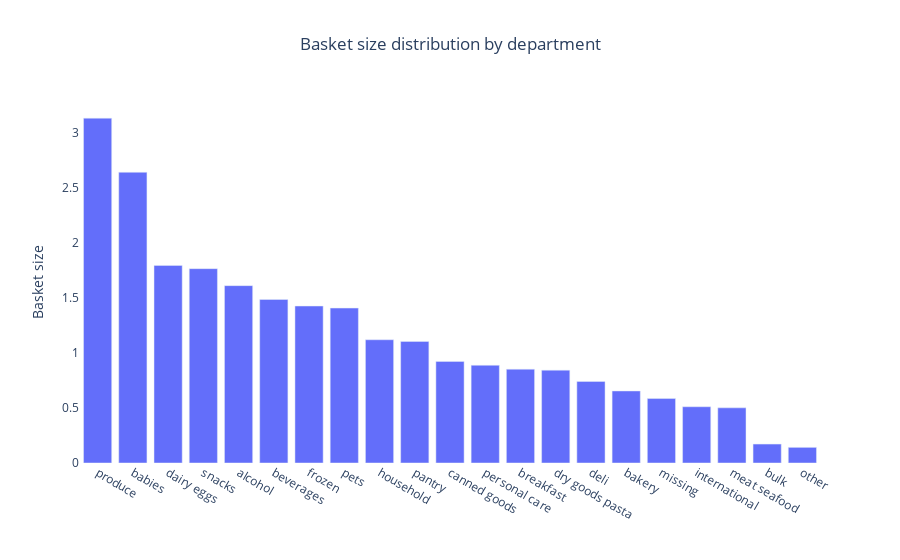

Notebook source saved alongside this figure:
### Code cell
import plotly.express as px

fig = px.bar(df_dep_std,
             x='department',
             y='basket_size_std',
             title='Basket size distribution by department')

fig.update_layout(
    yaxis_title='Basket size',
    xaxis_title='',
    title_x=0.5,
    plot_bgcolor='white'
)

fig.show()

### Figure 1 — Plotly figure (JSON) as saved in the notebook; plotly's stock layout.template omitted (floating-point values rounded to 4 significant figures)
{"data": [{"hovertemplate": "department=%{x}<br>basket_size_std=%{y}<extra></extra>", "legendgroup": "", "marker": {"color": "#636efa", "pattern": {"shape": ""}}, "name": "", "orientation": "v", "showlegend": false, "textposition": "auto", "type": "bar", "x": ["produce", "babies", "dairy eggs", "snacks", "alcohol", "beverages", "frozen", "pets", "household", "pantry", "canned goods", "personal care", "breakfast", "dry goods pasta", "deli", "bakery", "missing", "international", "meat seafood", "bulk", "other"], "xaxis": "x", "y": [3.134, 2.643, 1.796, 1.766, 1.612, 1.486, 1.427, 1.408, 1.12, 1.105, 0.9233, 0.8885, 0.8528, 0.8441, 0.7412, 0.6546, 0.5859, 0.5113, 0.5016, 0.1723, 0.1421], "yaxis": "y"}], "layout": {"barmode": "relative", "legend": {"tracegroupgap": 0}, "plot_bgcolor": "white", "title": {"text": "Basket size distribution by department", "x": 0.5}, "xaxis": {"anchor": "y", "domain": [0, 1], "title": {"text": ""}}, "yaxis": {"anchor": "x", "domain": [0, 1], "title": {"text": "Basket size"}}}}
